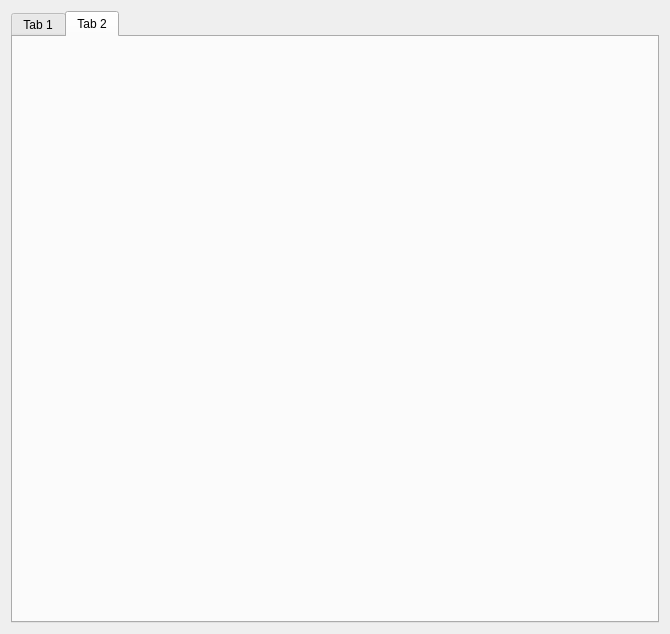
<?xml version="1.0" encoding="UTF-8"?>
<ui version="4.0">
 <class>MainWindow</class>
 <widget class="QMainWindow" name="MainWindow">
  <property name="geometry">
   <rect>
    <x>0</x>
    <y>0</y>
    <width>670</width>
    <height>634</height>
   </rect>
  </property>
  <property name="windowTitle">
   <string>FlashBox</string>
  </property>
  <widget class="QWidget" name="centralWidget">
   <layout class="QVBoxLayout" name="verticalLayout">
    <item>
     <widget class="QTabWidget" name="tabWidget">
      <property name="currentIndex">
       <number>1</number>
      </property>
      <widget class="QWidget" name="tab_3">
       <attribute name="title">
        <string>Tab 1</string>
       </attribute>
      </widget>
      <widget class="QWidget" name="tab_4">
       <attribute name="title">
        <string>Tab 2</string>
       </attribute>
      </widget>
     </widget>
    </item>
   </layout>
  </widget>
 </widget>
 <layoutdefault spacing="6" margin="11"/>
 <resources/>
 <connections/>
</ui>
